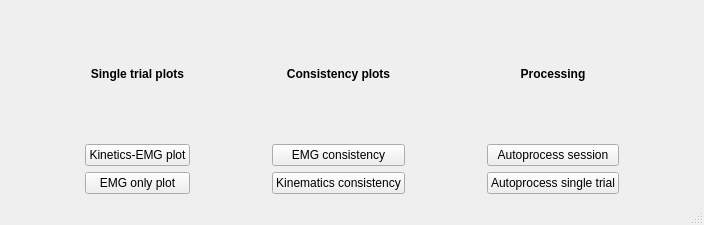
<?xml version="1.0" encoding="UTF-8"?>
<ui version="4.0">
 <class>MainWindow</class>
 <widget class="QMainWindow" name="MainWindow">
  <property name="geometry">
   <rect>
    <x>0</x>
    <y>0</y>
    <width>704</width>
    <height>225</height>
   </rect>
  </property>
  <property name="windowTitle">
   <string>MainWindow</string>
  </property>
  <widget class="QWidget" name="centralwidget">
   <layout class="QHBoxLayout" name="horizontalLayout">
    <item>
     <layout class="QGridLayout" name="gridLayout">
      <item row="0" column="0">
       <spacer name="horizontalSpacer_3">
        <property name="orientation">
         <enum>Qt::Horizontal</enum>
        </property>
        <property name="sizeHint" stdset="0">
         <size>
          <width>40</width>
          <height>20</height>
         </size>
        </property>
       </spacer>
      </item>
      <item row="1" column="1">
       <widget class="QPushButton" name="btnKinEMG">
        <property name="text">
         <string>Kinetics-EMG plot</string>
        </property>
       </widget>
      </item>
      <item row="2" column="1">
       <widget class="QPushButton" name="btnEMG">
        <property name="text">
         <string>EMG only plot</string>
        </property>
       </widget>
      </item>
      <item row="0" column="3">
       <widget class="QLabel" name="label_2">
        <property name="font">
         <font>
          <weight>75</weight>
          <bold>true</bold>
         </font>
        </property>
        <property name="text">
         <string>Consistency plots</string>
        </property>
        <property name="alignment">
         <set>Qt::AlignCenter</set>
        </property>
       </widget>
      </item>
      <item row="1" column="4">
       <spacer name="horizontalSpacer_2">
        <property name="orientation">
         <enum>Qt::Horizontal</enum>
        </property>
        <property name="sizeHint" stdset="0">
         <size>
          <width>40</width>
          <height>20</height>
         </size>
        </property>
       </spacer>
      </item>
      <item row="2" column="5">
       <widget class="QPushButton" name="btnAutoprocTrial">
        <property name="text">
         <string>Autoprocess single trial</string>
        </property>
       </widget>
      </item>
      <item row="1" column="5">
       <widget class="QPushButton" name="btnAutoprocSession">
        <property name="text">
         <string>Autoprocess session</string>
        </property>
       </widget>
      </item>
      <item row="1" column="3">
       <widget class="QPushButton" name="btnEMGCons">
        <property name="text">
         <string>EMG consistency</string>
        </property>
       </widget>
      </item>
      <item row="2" column="3">
       <widget class="QPushButton" name="btnKinCons">
        <property name="text">
         <string>Kinematics consistency</string>
        </property>
       </widget>
      </item>
      <item row="1" column="2">
       <spacer name="horizontalSpacer">
        <property name="orientation">
         <enum>Qt::Horizontal</enum>
        </property>
        <property name="sizeHint" stdset="0">
         <size>
          <width>40</width>
          <height>20</height>
         </size>
        </property>
       </spacer>
      </item>
      <item row="0" column="1">
       <widget class="QLabel" name="label">
        <property name="font">
         <font>
          <weight>75</weight>
          <bold>true</bold>
         </font>
        </property>
        <property name="text">
         <string>Single trial plots</string>
        </property>
        <property name="alignment">
         <set>Qt::AlignCenter</set>
        </property>
       </widget>
      </item>
      <item row="0" column="5">
       <widget class="QLabel" name="label_3">
        <property name="font">
         <font>
          <weight>75</weight>
          <bold>true</bold>
         </font>
        </property>
        <property name="text">
         <string>Processing</string>
        </property>
        <property name="alignment">
         <set>Qt::AlignCenter</set>
        </property>
       </widget>
      </item>
      <item row="0" column="6">
       <spacer name="horizontalSpacer_4">
        <property name="orientation">
         <enum>Qt::Horizontal</enum>
        </property>
        <property name="sizeHint" stdset="0">
         <size>
          <width>40</width>
          <height>20</height>
         </size>
        </property>
       </spacer>
      </item>
     </layout>
    </item>
   </layout>
  </widget>
  <widget class="QMenuBar" name="menubar">
   <property name="geometry">
    <rect>
     <x>0</x>
     <y>0</y>
     <width>704</width>
     <height>25</height>
    </rect>
   </property>
  </widget>
  <widget class="QStatusBar" name="statusbar"/>
 </widget>
 <resources/>
 <connections/>
</ui>
